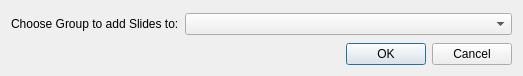
<?xml version="1.0" encoding="UTF-8"?>
<ui version="4.0">
 <class>ChooseGroupDialog</class>
 <widget class="QDialog" name="ChooseGroupDialog">
  <property name="geometry">
   <rect>
    <x>0</x>
    <y>0</y>
    <width>523</width>
    <height>76</height>
   </rect>
  </property>
  <property name="windowTitle">
   <string>Dialog</string>
  </property>
  <layout class="QVBoxLayout" name="verticalLayout">
   <item>
    <widget class="QWidget" name="groupWidget" native="true">
     <property name="enabled">
      <bool>true</bool>
     </property>
     <layout class="QHBoxLayout" name="horizontalLayout_3">
      <property name="margin">
       <number>0</number>
      </property>
      <item>
       <widget class="QLabel" name="label_2">
        <property name="sizePolicy">
         <sizepolicy hsizetype="Fixed" vsizetype="Preferred">
          <horstretch>0</horstretch>
          <verstretch>0</verstretch>
         </sizepolicy>
        </property>
        <property name="text">
         <string>Choose Group to add Slides to:</string>
        </property>
       </widget>
      </item>
      <item>
       <widget class="QComboBox" name="group"/>
      </item>
     </layout>
    </widget>
   </item>
   <item>
    <widget class="QDialogButtonBox" name="buttonBox">
     <property name="orientation">
      <enum>Qt::Horizontal</enum>
     </property>
     <property name="standardButtons">
      <set>QDialogButtonBox::Cancel|QDialogButtonBox::Ok</set>
     </property>
    </widget>
   </item>
  </layout>
 </widget>
 <resources/>
 <connections>
  <connection>
   <sender>buttonBox</sender>
   <signal>accepted()</signal>
   <receiver>ChooseGroupDialog</receiver>
   <slot>accept()</slot>
   <hints>
    <hint type="sourcelabel">
     <x>248</x>
     <y>254</y>
    </hint>
    <hint type="destinationlabel">
     <x>157</x>
     <y>274</y>
    </hint>
   </hints>
  </connection>
  <connection>
   <sender>buttonBox</sender>
   <signal>rejected()</signal>
   <receiver>ChooseGroupDialog</receiver>
   <slot>reject()</slot>
   <hints>
    <hint type="sourcelabel">
     <x>316</x>
     <y>260</y>
    </hint>
    <hint type="destinationlabel">
     <x>286</x>
     <y>274</y>
    </hint>
   </hints>
  </connection>
 </connections>
</ui>
